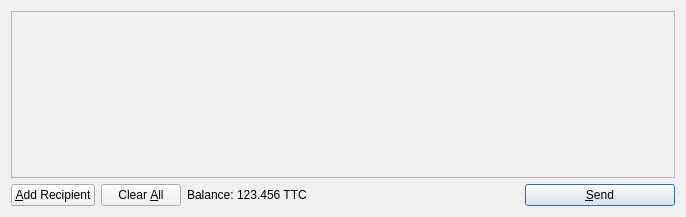
<?xml version="1.0" encoding="UTF-8"?>
<ui version="4.0">
 <class>SendCoinsDialog</class>
 <widget class="QDialog" name="SendCoinsDialog">
  <property name="geometry">
   <rect>
    <x>0</x>
    <y>0</y>
    <width>686</width>
    <height>217</height>
   </rect>
  </property>
  <property name="windowTitle">
   <string>Send Coins</string>
  </property>
  <layout class="QVBoxLayout" name="verticalLayout">
   <item>
    <widget class="QScrollArea" name="scrollArea">
     <property name="widgetResizable">
      <bool>true</bool>
     </property>
     <widget class="QWidget" name="scrollAreaWidgetContents">
      <property name="geometry">
       <rect>
        <x>0</x>
        <y>0</y>
        <width>666</width>
        <height>165</height>
       </rect>
      </property>
      <layout class="QVBoxLayout" name="verticalLayout_2">
       <property name="margin">
        <number>0</number>
       </property>
       <item>
        <layout class="QVBoxLayout" name="entries">
         <property name="spacing">
          <number>6</number>
         </property>
        </layout>
       </item>
       <item>
        <spacer name="verticalSpacer">
         <property name="orientation">
          <enum>Qt::Vertical</enum>
         </property>
         <property name="sizeHint" stdset="0">
          <size>
           <width>20</width>
           <height>40</height>
          </size>
         </property>
        </spacer>
       </item>
      </layout>
     </widget>
    </widget>
   </item>
   <item>
    <layout class="QHBoxLayout" name="horizontalLayout">
     <item>
      <widget class="QPushButton" name="addButton">
       <property name="toolTip">
        <string>Send to multiple recipients at once</string>
       </property>
       <property name="text">
        <string>&amp;Add Recipient</string>
       </property>
       <property name="icon">
        <iconset resource="../bitcoin.qrc">
         <normaloff>:/icons/add</normaloff>:/icons/add</iconset>
       </property>
       <property name="autoDefault">
        <bool>false</bool>
       </property>
      </widget>
     </item>
     <item>
      <widget class="QPushButton" name="clearButton">
       <property name="sizePolicy">
        <sizepolicy hsizetype="Minimum" vsizetype="Fixed">
         <horstretch>0</horstretch>
         <verstretch>0</verstretch>
        </sizepolicy>
       </property>
       <property name="toolTip">
        <string>Remove all transaction fields</string>
       </property>
       <property name="text">
        <string>Clear &amp;All</string>
       </property>
       <property name="icon">
        <iconset resource="../bitcoin.qrc">
         <normaloff>:/icons/remove</normaloff>:/icons/remove</iconset>
       </property>
       <property name="autoRepeatDelay">
        <number>300</number>
       </property>
       <property name="autoDefault">
        <bool>false</bool>
       </property>
      </widget>
     </item>
     <item>
      <layout class="QHBoxLayout" name="horizontalLayout_2">
       <property name="spacing">
        <number>3</number>
       </property>
       <item>
        <widget class="QLabel" name="label">
         <property name="text">
          <string>Balance:</string>
         </property>
        </widget>
       </item>
       <item>
        <widget class="QLabel" name="labelBalance">
         <property name="cursor">
          <cursorShape>IBeamCursor</cursorShape>
         </property>
         <property name="text">
          <string>123.456 TTC</string>
         </property>
         <property name="textInteractionFlags">
          <set>Qt::LinksAccessibleByMouse|Qt::TextSelectableByKeyboard|Qt::TextSelectableByMouse</set>
         </property>
        </widget>
       </item>
      </layout>
     </item>
     <item>
      <spacer name="horizontalSpacer">
       <property name="orientation">
        <enum>Qt::Horizontal</enum>
       </property>
       <property name="sizeHint" stdset="0">
        <size>
         <width>40</width>
         <height>20</height>
        </size>
       </property>
      </spacer>
     </item>
     <item>
      <widget class="QPushButton" name="sendButton">
       <property name="minimumSize">
        <size>
         <width>150</width>
         <height>0</height>
        </size>
       </property>
       <property name="toolTip">
        <string>Confirm the send action</string>
       </property>
       <property name="text">
        <string>&amp;Send</string>
       </property>
       <property name="icon">
        <iconset resource="../bitcoin.qrc">
         <normaloff>:/icons/send</normaloff>:/icons/send</iconset>
       </property>
       <property name="default">
        <bool>true</bool>
       </property>
      </widget>
     </item>
    </layout>
   </item>
  </layout>
 </widget>
 <resources>
  <include location="../bitcoin.qrc"/>
 </resources>
 <connections/>
</ui>
